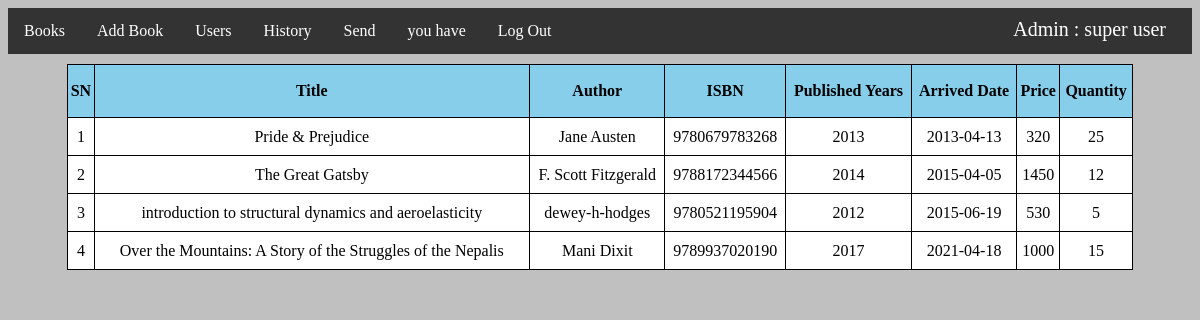
Page /book.php (signed in) on the committed database.
### tables this page shows
CREATE TABLE `book` (
  `bkid` int(11) NOT NULL,
  `isbn` varchar(20) DEFAULT NULL,
  `author` varchar(50) DEFAULT NULL,
  `title` varchar(150) NOT NULL,
  `category` varchar(50) DEFAULT NULL,
  `years` int(11) DEFAULT NULL,
  `arr_date` date DEFAULT NULL,
  `price` int(11) DEFAULT NULL,
  `Quantity` int(11) DEFAULT NULL
);

### book.php (the view, shortened to what this page needs)
<?php
  include 'connect.php';
  $sql= "SELECT isbn,author,title,category,years,arr_date,price,Quantity FROM book";
  $result=$conn->query($sql);
 ?>
<!DOCTYPE html>
<html>
  <head>
    <link rel="stylesheet" href="style.css" type="text/css">
  </head>
  <body>
    <?php require("menu.php"); ?>
    <div id="books">
    <table border="1px">
      <thead>
        <tr>
          <th>SN</th>
          <th>Title</th>
          <th>Author</th>
          <th>ISBN</th>
          <th>Published Years</th>
          <th>Arrived Date</th>
          <th>Price</th>
          <th>Quantity</th>
        </tr>
      </thead>
      <tbody>
        <?php
          if (!empty($result)) {
            $i=0;
            foreach ($result as $row) {
              $i++;
            ?>
            <tr>
              <td><?php echo $i;?></td>
              <td><?php echo $row['title']; ?></td>
              <td><?php echo $row['author']; ?></td>
              <td><?php echo $row['isbn']; ?></td>
              <td><?php echo  $row['years']; ?></td>
              <td><?php echo  $row['arr_date']; ?></td>
              <td><?php echo  $row['price']; ?></td>
              <td><?php echo  $row['Quantity']; ?></td>
            </tr>
          <?php }
        } ?>
      </tbody>
    </table>
    </div>
  </body>
</html>

### style.css (style rules this page uses)
body { background-color: silver; }
table { border-collapse: collapse; width:90%; margin: 10px 10px 10px 5%; border: solid 1px; padding: 0px; }
table td { border: 1px solid black; text-align: center; height: 35px; background: white; }
table tr th { border-bottom: 1px solid; border-left: 1px solid; height: 50px; background-color: skyblue; }

### rows in the picture
book: title "Pride & Prejudice", author "Jane Austen", isbn "9780679783268", years "2013", arr_date "2013-04-13", price "320", Quantity "25"
book: title "The Great Gatsby", author "F. Scott Fitzgerald", isbn "9788172344566", years "2014", arr_date "2015-04-05", price "1450", Quantity "12"
book: title "introduction to structural dynamics and aeroelasticity", author "dewey-h-hodges", isbn "9780521195904", years "2012", arr_date "2015-06-19", price "530", Quantity "5"
book: title "Over the Mountains: A Story of the Struggles of the Nepalis", author "Mani Dixit", isbn "9789937020190", years "2017", arr_date "2021-04-18", price "1000", Quantity "15"
